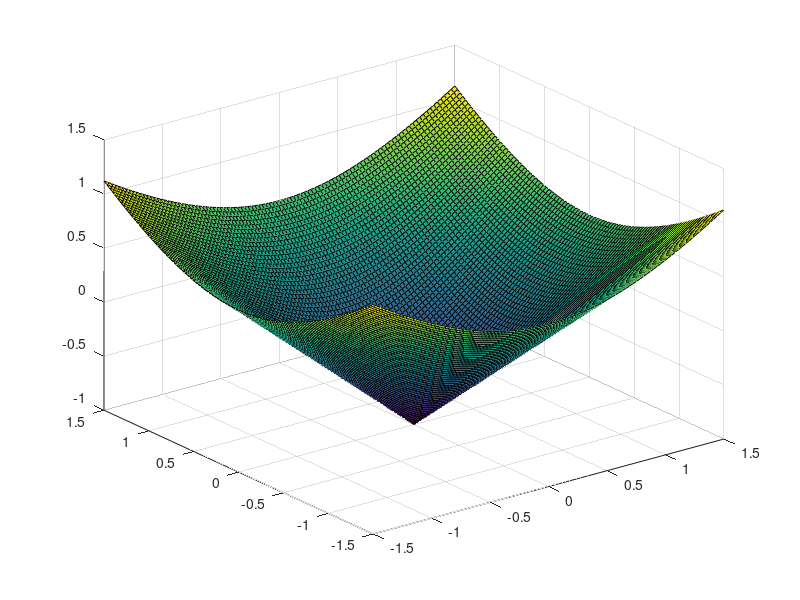

This figure's MATLAB source: (Note: this script raises an error after producing the figure.)
function unitCircle()
% unitCircle()
%
% Plots an implicit surface function for the unit disk

%% Grid and function
N = 101;
X = linspace(-1.5, 1.5, N);
Y = linspace(-1.5, 1.5, N);
[x,y] = ndgrid(X,Y);

V = sqrt(x.^2 + y.^2) - 1;

%% Plot surface of function
f = figure;
s = surf(x,y,V);
s.FaceAlpha = 0.5;
s.LineStyle = 'none';
hold on

%% Plot unit circle
theta = linspace(0, 2*pi, 100);
x = cos(theta);
y = sin(theta);
z = zeros(size(x));
p = plot3(x,y,z);
p.Color = 'r';
p.LineWidth = 3;

% axis labels
xlabel('x')
ylabel('y')

% savefig(f, sprintf('%s.fig', mfilename), 'compact')
% export_fig(sprintf('%s', mfilename), '-pdf', '-transparent')
end